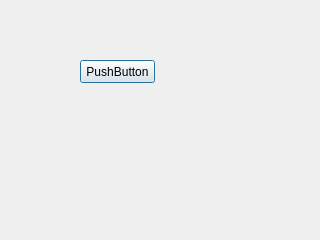
<?xml version="1.0" encoding="UTF-8"?>
<ui version="4.0">
 <class>Dialog</class>
 <widget class="QDialog" name="Dialog">
  <property name="geometry">
   <rect>
    <x>0</x>
    <y>0</y>
    <width>320</width>
    <height>240</height>
   </rect>
  </property>
  <property name="windowTitle">
   <string>Dialog</string>
  </property>
  <widget class="QPushButton" name="pushButton">
   <property name="geometry">
    <rect>
     <x>80</x>
     <y>60</y>
     <width>75</width>
     <height>23</height>
    </rect>
   </property>
   <property name="text">
    <string>PushButton</string>
   </property>
  </widget>
 </widget>
 <resources/>
 <connections/>
</ui>
